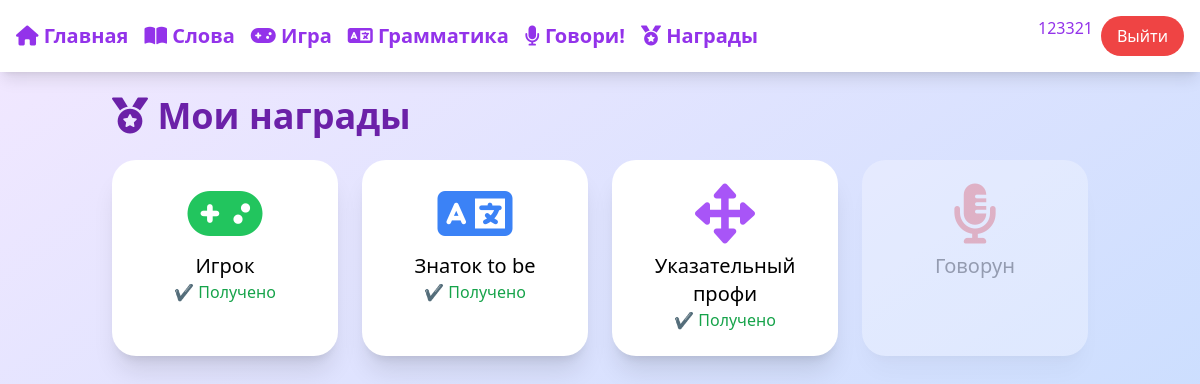
Screenshot of /awards/ (signed in) with the database file from the repository.
### main/models.py (models this page shows, shortened)
class Achievement(models.Model):
    code = models.CharField(max_length=50, unique=True)   # 'game', 'grammar_am', ...
    name = models.CharField(max_length=100)               # 'Игрок', 'Знаток to be'
    description = models.TextField(blank=True)

### main/views.py (the view)
# urls.py: path('awards/', views.awards_view, name='awards'),
@login_required
def awards_view(request):
    user_achievements = UserAchievement.objects.filter(user=request.user).values_list('achievement__code', flat=True)
    all_achievements = Achievement.objects.all()
    context = {
        'user_achievements': list(user_achievements),
        'all_achievements': all_achievements,
    }
    return render(request, 'main/awards.html', context)

### main/templates/main/awards.html (shortened to what this page needs)
{% extends 'main/base.html' %}
{% block content %}
<h2 class="text-4xl font-bold mb-6 text-purple-800"><i class="fas fa-medal"></i> Мои награды</h2>
<div class="grid grid-cols-2 md:grid-cols-4 gap-6">
    {% for ach in all_achievements %}
        <div class="bg-white p-6 rounded-3xl shadow-xl text-center {% if ach.code in user_achievements %}opacity-100{% else %}opacity-30{% endif %}">
            {% if ach.code == 'game' %}
                <i class="fas fa-gamepad text-6xl text-green-500"></i>
            {% elif ach.code == 'grammar_am' %}
                <i class="fas fa-language text-6xl text-blue-500"></i>
            {% elif ach.code == 'grammar_this' %}
                <i class="fas fa-arrows-alt text-6xl text-purple-500"></i>
            {% elif ach.code == 'speaking' %}
                <i class="fas fa-microphone-alt text-6xl text-red-500"></i>
            {% else %}
                <i class="fas fa-medal text-6xl text-yellow-500"></i>
            {% endif %}
            <p class="text-xl mt-2">{{ ach.name }}</p>
            {% if ach.code in user_achievements %}
                <span class="text-green-600">✔ Получено</span>
            {% endif %}
        </div>
    {% endfor %}
</div>
{% endblock %}

### main/templates/main/base.html (shortened to what this page needs)
<!DOCTYPE html>
<html lang="ru">
<head>
    <script src="https://cdn.tailwindcss.com"></script>
    <link rel="stylesheet" href="https://cdnjs.cloudflare.com/ajax/libs/font-awesome/6.0.0-beta3/css/all.min.css">
</head>
<body class="bg-gradient-to-br from-purple-100 to-blue-200 min-h-screen">
    <nav class="bg-white shadow-lg p-4 flex flex-wrap justify-between items-center">
        <div class="flex space-x-4">
            <a href="{% url 'index' %}" class="text-xl font-bold text-purple-600"><i class="fas fa-home"></i> Главная</a>
            {% if user.is_authenticated %}
                <a href="{% url 'words' %}" class="text-xl font-bold text-purple-600"><i class="fas fa-book-open"></i> Слова</a>
                <a href="{% url 'game' %}" class="text-xl font-bold text-purple-600"><i class="fas fa-gamepad"></i> Игра</a>
                <a href="{% url 'grammar' %}" class="text-xl font-bold text-purple-600"><i class="fas fa-language"></i> Грамматика</a>
                <a href="{% url 'speaking' %}" class="text-xl font-bold text-purple-600"><i class="fas fa-microphone"></i> Говори!</a>
                <a href="{% url 'awards' %}" class="text-xl font-bold text-purple-600"><i class="fas fa-medal"></i> Награды</a>
            {% endif %}
        </div>
        <div class="flex space-x-2">
            {% if user.is_authenticated %}
                <span class="text-purple-600">{{ user.username }}</span>
                <form method="post" action="{% url 'logout' %}" class="inline">
                    <button type="submit" class="bg-red-500 text-white px-4 py-2 rounded-full hover:bg-red-600 transition">
                        Выйти
                    </button>
                </form>
            {% endif %}
        </div>
    </nav>
    <div class="container mx-auto p-6">
        {% block content %}{% endblock %}
    </div>
</body>
</html>

### rows the page displays
Achievement: code "game" (drawn), name "Игрок"
Achievement: code "grammar_am" (drawn), name "Знаток to be"
Achievement: code "grammar_this" (drawn), name "Указательный профи"
Achievement: code "speaking" (drawn), name "Говорун"

### other values shown
{{ user.username }} "123321"
